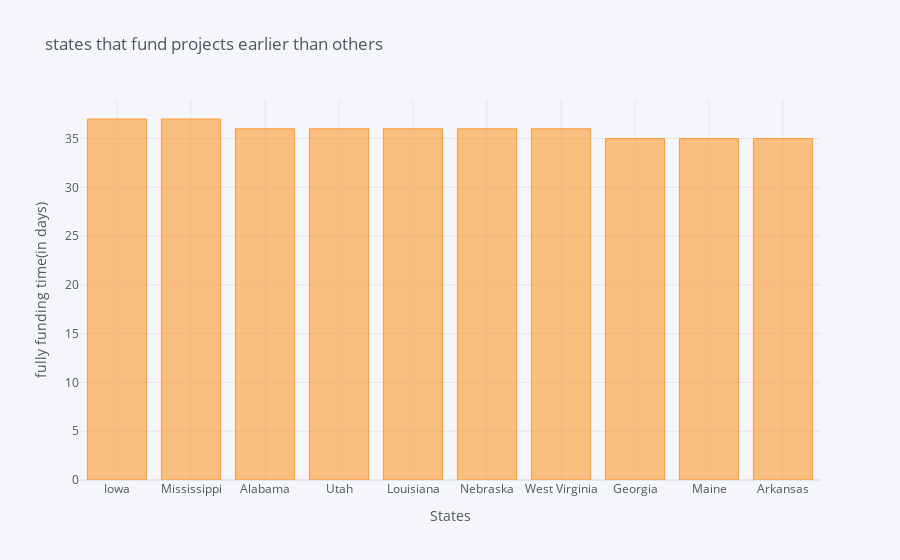

The code cell stored with this chart in its notebook:
### Code cell
slow_funding = slow[slow>32].sort_values(ascending = False).head(10)
slow_funding.iplot(kind='bar' , xTitle='States' , yTitle='fully funding time(in days)',
                  title='states that fund projects earlier than others'
                  )

### Figure 1 — Plotly figure (JSON) as saved in the notebook; plotly's stock layout.template omitted (floating-point values rounded to 4 significant figures)
{"data": [{"marker": {"color": "rgba(255, 153, 51, 0.6)", "line": {"color": "rgba(255, 153, 51, 1.0)", "width": 1}}, "name": "Funding Time", "orientation": "v", "text": "", "type": "bar", "x": ["Iowa", "Mississippi", "Alabama", "Utah", "Louisiana", "Nebraska", "West Virginia", "Georgia", "Maine", "Arkansas"], "y": [37, 37, 36, 36, 36, 36, 36, 35, 35, 35]}], "layout": {"legend": {"bgcolor": "#F5F6F9", "font": {"color": "#4D5663"}}, "paper_bgcolor": "#F5F6F9", "plot_bgcolor": "#F5F6F9", "title": {"font": {"color": "#4D5663"}, "text": "states that fund projects earlier than others"}, "xaxis": {"gridcolor": "#E1E5ED", "showgrid": true, "tickfont": {"color": "#4D5663"}, "title": {"font": {"color": "#4D5663"}, "text": "States"}, "zerolinecolor": "#E1E5ED", "type": "category", "range": [-0.5, 9.5], "autorange": true}, "yaxis": {"gridcolor": "#E1E5ED", "showgrid": true, "tickfont": {"color": "#4D5663"}, "title": {"font": {"color": "#4D5663"}, "text": "fully funding time(in days)"}, "zerolinecolor": "#E1E5ED", "type": "linear", "range": [0, 38.95], "autorange": true}, "autosize": true}}
